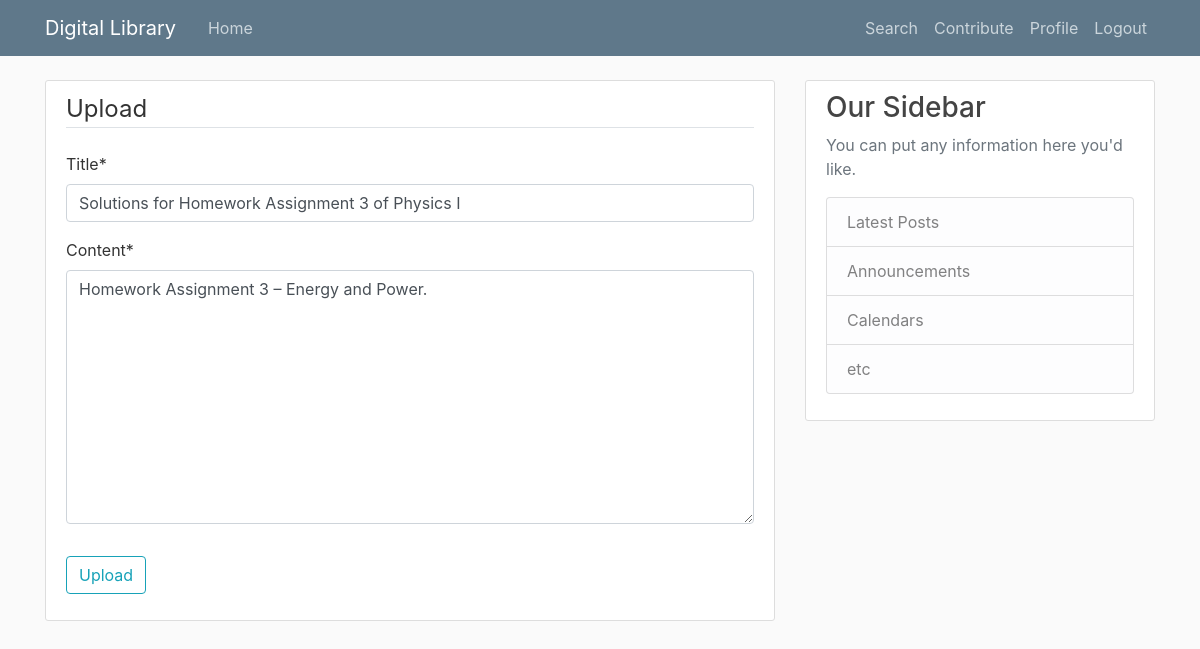
Page /content/14/update/ (signed in) on the committed database.
### Storage/models.py (models this page shows, shortened)
class Upload(models.Model):
    title = models.CharField(max_length=50)
    content = models.TextField()
    date = models.DateTimeField(default=timezone.now)
    user = models.ForeignKey(User, on_delete=models.CASCADE)
    tags = models.ManyToManyField(Tag, help_text="Select the tags")

### Storage/views.py (the view, shortened to what this page needs)
# urls.py: path('content/<int:pk>/update/', UploadUpdateView.as_view(), name='Content-update'),
class UploadUpdateView(LoginRequiredMixin, UserPassesTestMixin, UpdateView):
    model = Upload
    fields = ['title', 'content']
    def test_func(self):
        upload = self.get_object()
        if self.request.user == upload.user:
            return True
        return False

### Storage/templates/Storage/Upload_form.html (shortened to what this page needs)
{% extends "Storage/base.html" %}
{% load crispy_forms_tags %}
{% block content %}
    <div class="content-section">
        <form method="POST">
            <fieldset class="form-group">
                <legend class="border-bottom mb-4">Upload</legend>
                {{ form|crispy }}
            </fieldset>
            <div class="form-group">
                <button class="btn btn-outline-info" type="submit">Upload</button>
            </div>
        </form>
    </div>
{% endblock content%}

### Storage/static/Storage/main.css (style rules this page uses)
body { background: #fafafa; color: #333333; margin-top: 5rem; }
.content-section { background: #ffffff; padding: 10px 20px; border: 1px solid #dddddd; border-radius: 3px; margin-bottom: 20px; }

### rows in the picture
Upload: title "Solutions for Homework Assignment 3 of Physics I", content "Homework Assignment 3 – Energy and Power."
